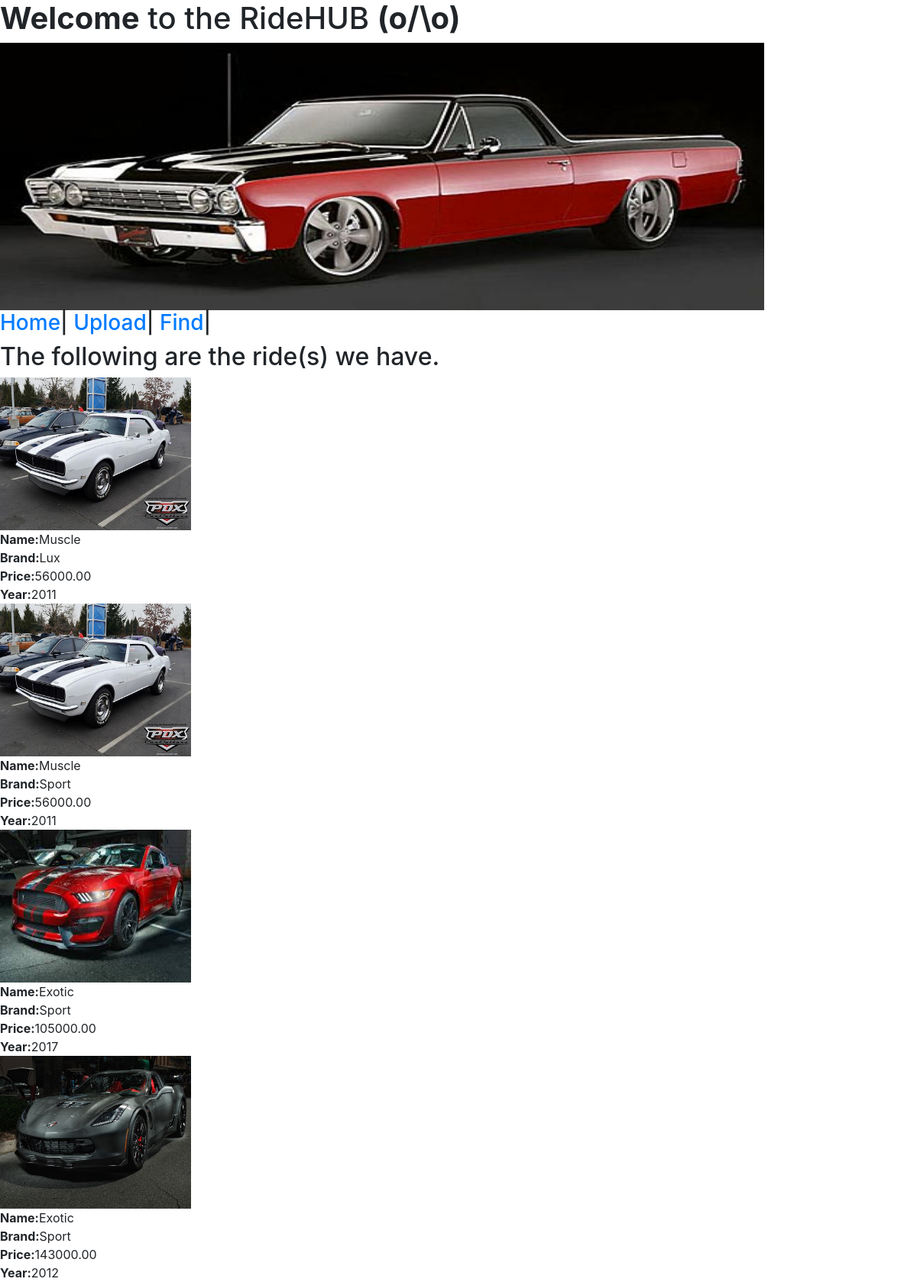
Before: / with the older database file.
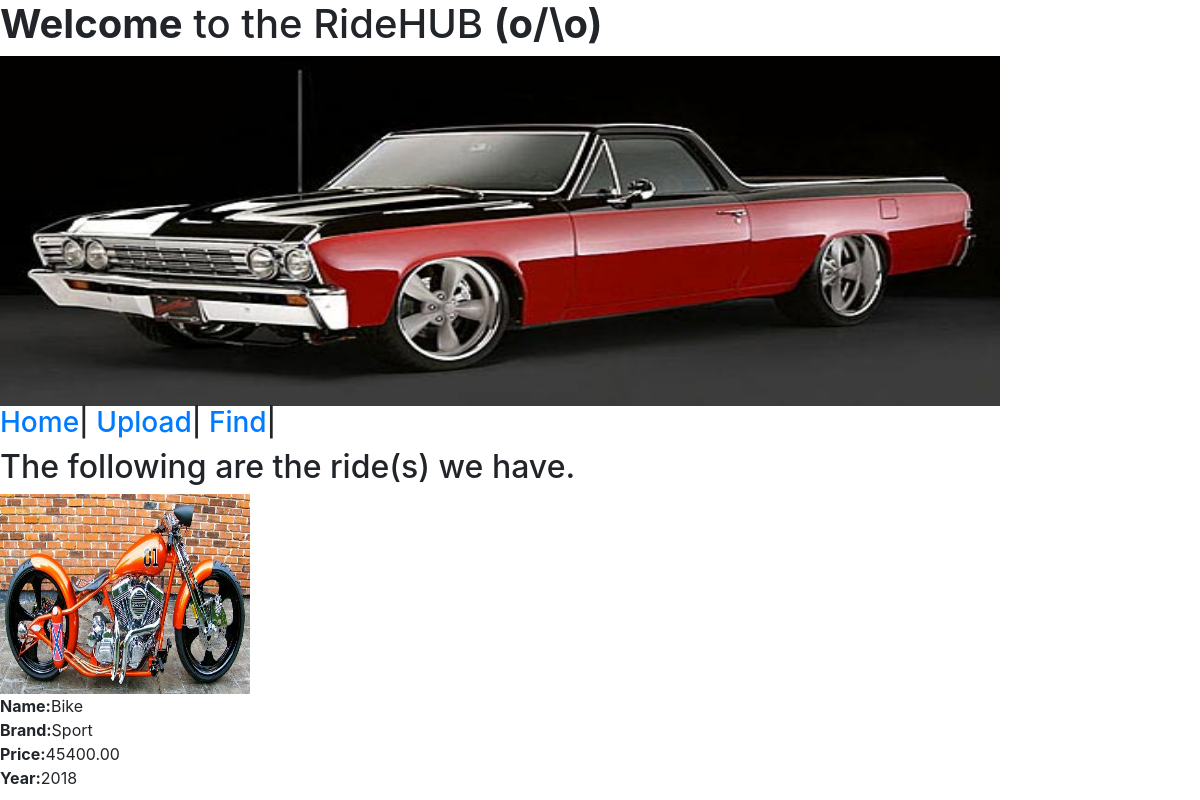
After: the same page with the newer database file.
### core/models.py (models this page shows, shortened)
class Car(models.Model):
    name = models.CharField(max_length=120)
    brand = models.CharField(max_length=120)
    price = MoneyField(max_digits=14, decimal_places=2, default_currency='USD')
    year = models.PositiveIntegerField(default=0)
    image = models.ImageField(upload_to='ride_profile_pics/')

### core/views.py (the view)
# urls.py: 2. Add a URL to urlpatterns:  path('', Home.as_view(), name='home')
class Home(ListView):
    model = Car
    queryset = Car.objects.order_by('price')
    template_name = 'index.html'

### templates/index.html (shortened to what this page needs)
{% extends 'base.html' %}
{% block body %}
    <h2>The following are the ride(s) we have.</h2>
    {% if object_list.count == 0 %}
        <p>Nothing to display yet.</p>
    {% else %}
        {% for rides in object_list %}
            <img src="{{MEDIA_URL}}{{rides.image}}" alt="awesome car here" height="200" width="250"><br>
            <b>Name:</b>{{rides.name}}<br>
            <b>Brand:</b>{{rides.brand}}<br>
            <b>Price:</b>{{rides.price}}<br>
            <b>Year:</b>{{rides.year}}<br>
        {% endfor%}
    {% endif%}
{% endblock %}

### templates/base.html (shortened to what this page needs)
<!DOCTYPE html>
{% load static %}
<html lang="en">
<head>
    <link rel="stylesheet" href="https://stackpath.bootstrapcdn.com/bootstrap/4.1.3/css/bootstrap.min.css">
</head>
<body>
<h1><b>Welcome</b> to the RideHUB <b>(o/\o)</b> </h1>
<img src="{% static 'carX.jpg' %}" name="Cool ride here" width="1000" height="350"><br>
<h3>
    <a href="{% url 'app:home' %}">Home</a>|
    <a href="{% url 'app:upload' %}">Upload</a>|
    <a href="{% url 'app:find' %}">Find</a>|
</h3>
{% block body %} {% endblock %}
</body>
</html>

Changed rows visible on the page:
removed Car: image (picture), name "Muscle", brand "Lux", price "56000.00", year "2011"
removed Car: image (picture), name "Muscle", brand "Sport", price "56000.00", year "2011"
removed Car: image (picture), name "Exotic", brand "Sport", price "143000.00", year "2012"
changed Car "Sport": image: a different picture; name "Exotic" → "Bike"; price "105000.00" → "45400.00"; year "2017" → "2018"
